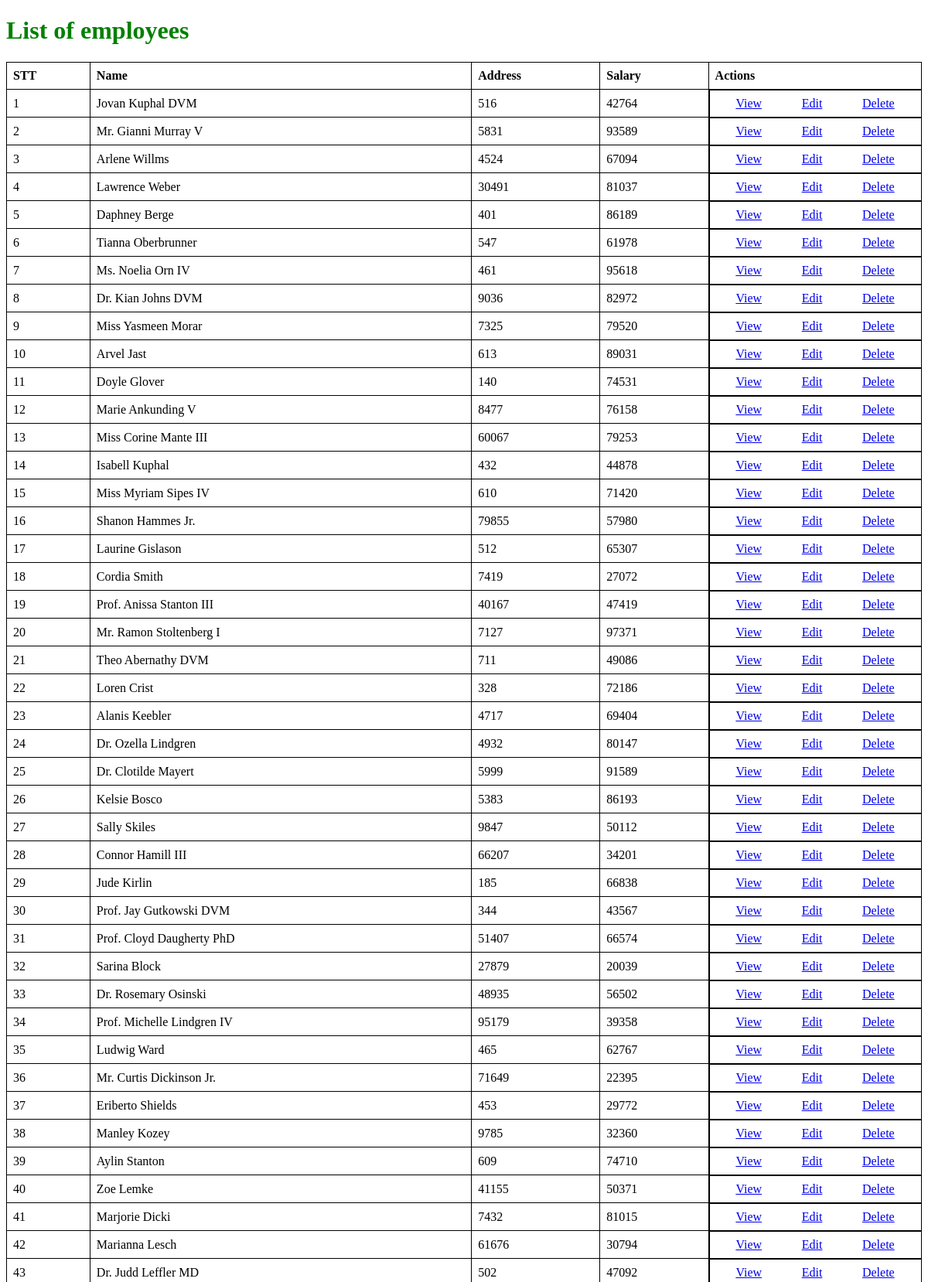
The page / (upper part) on the database its author committed.
### tables this page shows
CREATE TABLE `employees` (
  `Name` text NOT NULL,
  `Address` int(50) NOT NULL,
  `Salary` int(11) NOT NULL
);

### index.php (the view, shortened to what this page needs)
<?php
$servername = "127.0.0.1";
$username = "@chien";
$password = "chien0506";
$dbname = "xproject";
$conn = new mysqli($servername, $username, $password, $dbname);
$sql = "SELECT * FROM employees";
$result = $conn->query($sql);
?>
<!DOCTYPE html>
<html>
<head>
</head>
<body>
    <h1>List of employees</h1>
    <table>
        <tr>
            <th>STT</th>
            <th>Name</th>
            <th>Address</th>
            <th>Salary</th>
            <th>Actions</th>
        </tr>
        <?php
        $stt = 1;
        while ($row = $result->fetch_assoc()):
        ?>
            <tr>
                <td><?php echo $stt++; ?></td>
                <td><?php echo $row['Name']; ?></td>
                <td><?php echo $row['Address']; ?></td>
                <td><?php echo $row['Salary']; ?></td>
                <td class="actions">
                    <a href="view.php?id=<?php echo $row['id']; ?>">View</a>
                    <a href="edit.php?id=<?php echo $row['id']; ?>">Edit</a>
                    <a href="delete.php?id=<?php echo $row['id']; ?>">Delete</a>
                </td>
            </tr>
        <?php endwhile; ?>
    </table>
</body>
</html>

### index.php (style rules this page uses)
h1 { color: green; }
table { border-collapse: collapse; width: 100%; }
th, td { border: 1px solid black; padding: 8px; text-align: left; }
.actions { display: flex; justify-content: space-around; }

### rows shown on the page
employees: Name "Jovan Kuphal DVM", Address "516", Salary "42764"
employees: Name "Mr. Gianni Murray V", Address "5831", Salary "93589"
employees: Name "Arlene Willms", Address "4524", Salary "67094"
employees: Name "Lawrence Weber", Address "30491", Salary "81037"
employees: Name "Daphney Berge", Address "401", Salary "86189"
employees: Name "Tianna Oberbrunner", Address "547", Salary "61978"
employees: Name "Ms. Noelia Orn IV", Address "461", Salary "95618"
employees: Name "Dr. Kian Johns DVM", Address "9036", Salary "82972"
employees: Name "Miss Yasmeen Morar", Address "7325", Salary "79520"
employees: Name "Arvel Jast", Address "613", Salary "89031"
employees: Name "Doyle Glover", Address "140", Salary "74531"
employees: Name "Marie Ankunding V", Address "8477", Salary "76158"
employees: Name "Miss Corine Mante III", Address "60067", Salary "79253"
employees: Name "Isabell Kuphal", Address "432", Salary "44878"
employees: Name "Miss Myriam Sipes IV", Address "610", Salary "71420"
employees: Name "Shanon Hammes Jr.", Address "79855", Salary "57980"
employees: Name "Laurine Gislason", Address "512", Salary "65307"
employees: Name "Cordia Smith", Address "7419", Salary "27072"
employees: Name "Prof. Anissa Stanton III", Address "40167", Salary "47419"
employees: Name "Mr. Ramon Stoltenberg I", Address "7127", Salary "97371"
employees: Name "Theo Abernathy DVM", Address "711", Salary "49086"
employees: Name "Loren Crist", Address "328", Salary "72186"
employees: Name "Alanis Keebler", Address "4717", Salary "69404"
employees: Name "Dr. Ozella Lindgren", Address "4932", Salary "80147"
employees: Name "Dr. Clotilde Mayert", Address "5999", Salary "91589"
employees: Name "Kelsie Bosco", Address "5383", Salary "86193"
employees: Name "Sally Skiles", Address "9847", Salary "50112"
employees: Name "Connor Hamill III", Address "66207", Salary "34201"
employees: Name "Jude Kirlin", Address "185", Salary "66838"
employees: Name "Prof. Jay Gutkowski DVM", Address "344", Salary "43567"
employees: Name "Prof. Cloyd Daugherty PhD", Address "51407", Salary "66574"
employees: Name "Sarina Block", Address "27879", Salary "20039"
employees: Name "Dr. Rosemary Osinski", Address "48935", Salary "56502"
employees: Name "Prof. Michelle Lindgren IV", Address "95179", Salary "39358"
employees: Name "Ludwig Ward", Address "465", Salary "62767"
employees: Name "Mr. Curtis Dickinson Jr.", Address "71649", Salary "22395"
employees: Name "Eriberto Shields", Address "453", Salary "29772"
employees: Name "Manley Kozey", Address "9785", Salary "32360"
employees: Name "Aylin Stanton", Address "609", Salary "74710"
employees: Name "Zoe Lemke", Address "41155", Salary "50371"
employees: Name "Marjorie Dicki", Address "7432", Salary "81015"
employees: Name "Marianna Lesch", Address "61676", Salary "30794"
employees: Name "Dr. Judd Leffler MD", Address "502", Salary "47092"
